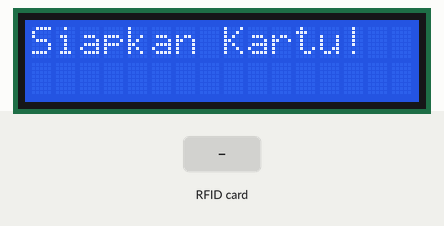
This sketch was run on a simulated Arduino Uno, built with avr-gcc and run on an emulated ATmega328P. Parts: 16×2 character LCD. The inputs (shaded band) are chosen by the test bench. What the sketch prints to the serial monitor is not drawn.

Above: at 1.3 s.
1.4 s: RFID card 02 6F 86 C4 84 60 00 held to the reader
At 2.6 s:
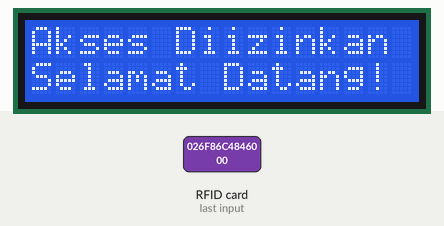
2.9 s: RFID card 5E 7A 19 C4 held to the reader
At 5.5 s:
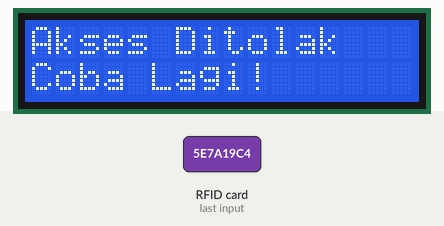
5.9 s: RFID card 04 38 41 92 51 63 80 held to the reader
At 7.8 s:
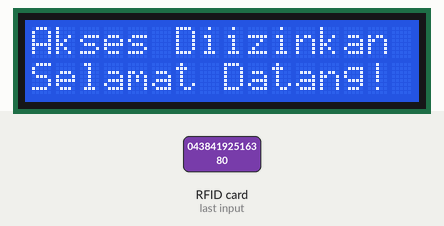
Timing chart, 0 to 9.3 s (numbered marks = the images above; inputs shaded):
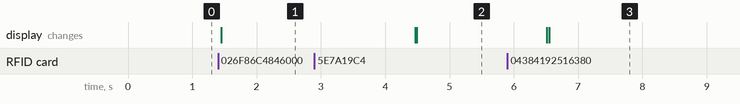

Measured:
- after the input at 1.4 s, the display: changes after 0.05 s (image 1)
- after the input at 2.9 s, the display: first differs from a run without the input after 1.6 s (image 2)
- after the input at 5.9 s, the display: first differs from a run without the input after 0.65 s (image 3)

The sketch:

RFID_LCD.ino
```cpp
#include <SPI.h>
#include <MFRC522.h>
#include <Wire.h>
#include <LiquidCrystal_I2C.h>

#define SS_PIN 10
#define RST_PIN 9
#define ACCESS_DELAY 2000  // Durasi akses diizinkan (2 detik)
#define DENIED_DELAY 1000  // Durasi akses ditolak (1 detik)

// Inisialisasi objek RFID dan LCD
MFRC522 mfrc522(SS_PIN, RST_PIN);
LiquidCrystal_I2C lcd(0x27, 16, 2); // Alamat I2C LCD

// Daftar UID yang diizinkan
String allowedUIDs[] = {
  "02 6F 86 C4 84 60 00",
  "04 38 41 92 51 63 80",
  "E7 60 56 3F"
};

void setup() {
  // Inisialisasi komunikasi serial dan SPI
  Serial.begin(9600);
  SPI.begin();
  mfrc522.PCD_Init();

  // Pesan awal di serial monitor
  Serial.println("Tempatkan kartu di RFID...");

  // Inisialisasi LCD
  lcd.init();
  lcd.backlight();
  lcd.clear();
  lcd.setCursor(0, 0);
  lcd.print("Siapkan Kartu!");
}

void loop() {
  if (!mfrc522.PICC_IsNewCardPresent()) {
    return; // Jika tidak ada kartu, lanjutkan
  }

  // Pilih kartu
  if (!mfrc522.PICC_ReadCardSerial()) {
    return; // Jika tidak dapat membaca kartu, lanjutkan
  }

  // Menampilkan UID di Serial Monitor dan LCD
  String content = readRFID();

  // Cek apakah kartu diizinkan
  if (isAuthorized(content)) {
    grantAccess();  // Fungsi untuk memberi akses
  } else {
    denyAccess();   // Fungsi untuk menolak akses
  }

  // Tampilkan kembali pesan "Siapkan Kartu!" setelah akses diberikan atau ditolak
  delay(1000);
  lcd.clear();
  lcd.setCursor(0, 0);
  lcd.print("Siapkan Kartu!");
}

// Membaca UID kartu RFID
String readRFID() {
  String content = "";
  Serial.print("UID tag : ");
  for (byte i = 0; i < mfrc522.uid.size; i++) {
    Serial.print(mfrc522.uid.uidByte[i] < 0x10 ? " 0" : " ");
    Serial.print(mfrc522.uid.uidByte[i], HEX);
    content.concat(String(mfrc522.uid.uidByte[i] < 0x10 ? " 0" : " "));
    content.concat(String(mfrc522.uid.uidByte[i], HEX));
  }
  Serial.println();
  content.toUpperCase();  // Ubah UID menjadi huruf besar
  return content;
}

// Mengecek apakah kartu diizinkan berdasarkan UID
bool isAuthorized(String content) {
  // Loop untuk memeriksa apakah UID ada di daftar yang diizinkan
  for (int i = 0; i < sizeof(allowedUIDs) / sizeof(allowedUIDs[0]); i++) {
    if (content.substring(1) == allowedUIDs[i]) {
      return true;  // Jika cocok, akses diizinkan
    }
  }
  return false;  // Jika tidak cocok, akses ditolak
}

// Fungsi untuk memberikan akses jika kartu diizinkan
void grantAccess() {
  Serial.println("Akses diizinkan");
  lcd.clear();  // Membersihkan layar LCD
  lcd.setCursor(0, 0);
  lcd.print("Akses Diizinkan");
  lcd.setCursor(0, 1);
  lcd.print("Selamat Datang!");
  delay(ACCESS_DELAY);
}

// Fungsi untuk menolak akses jika kartu tidak diizinkan
void denyAccess() {
  Serial.println("Akses ditolak");
  lcd.clear();  // Membersihkan layar LCD
  lcd.setCursor(0, 0);
  lcd.print("Akses Ditolak");
  lcd.setCursor(0, 1);
  lcd.print("Coba Lagi!");
  delay(DENIED_DELAY);
}
```
